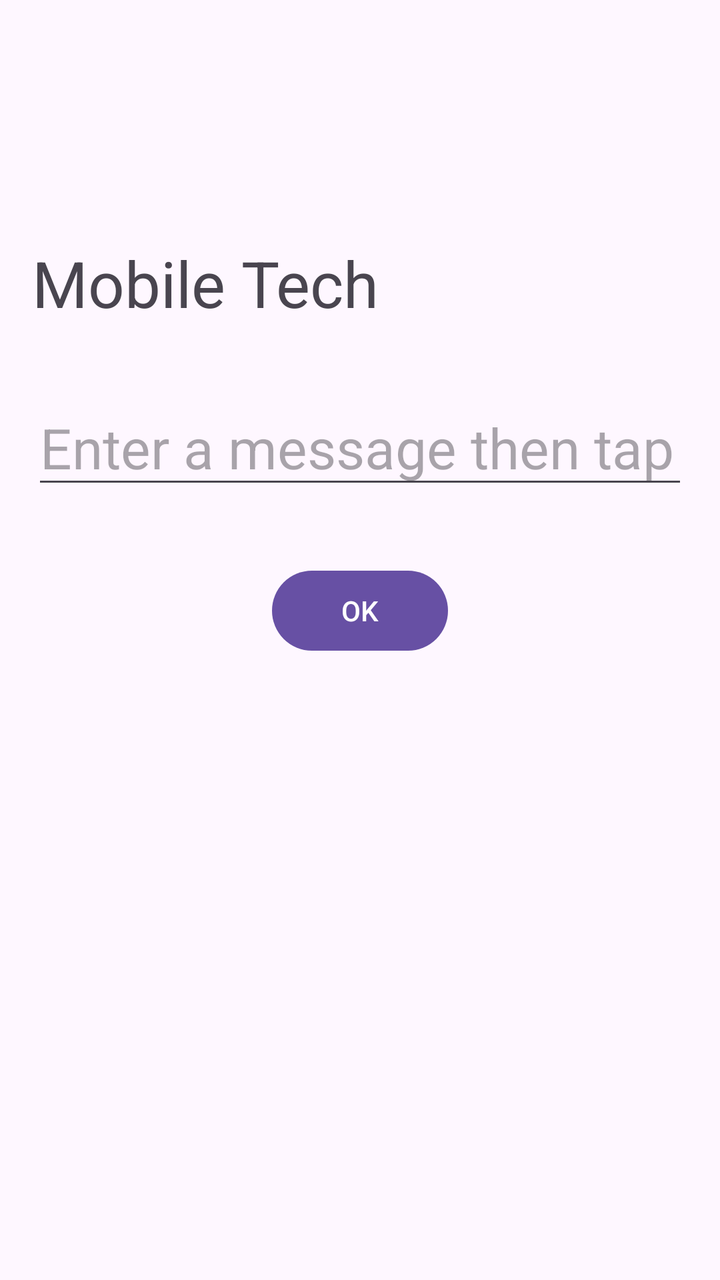
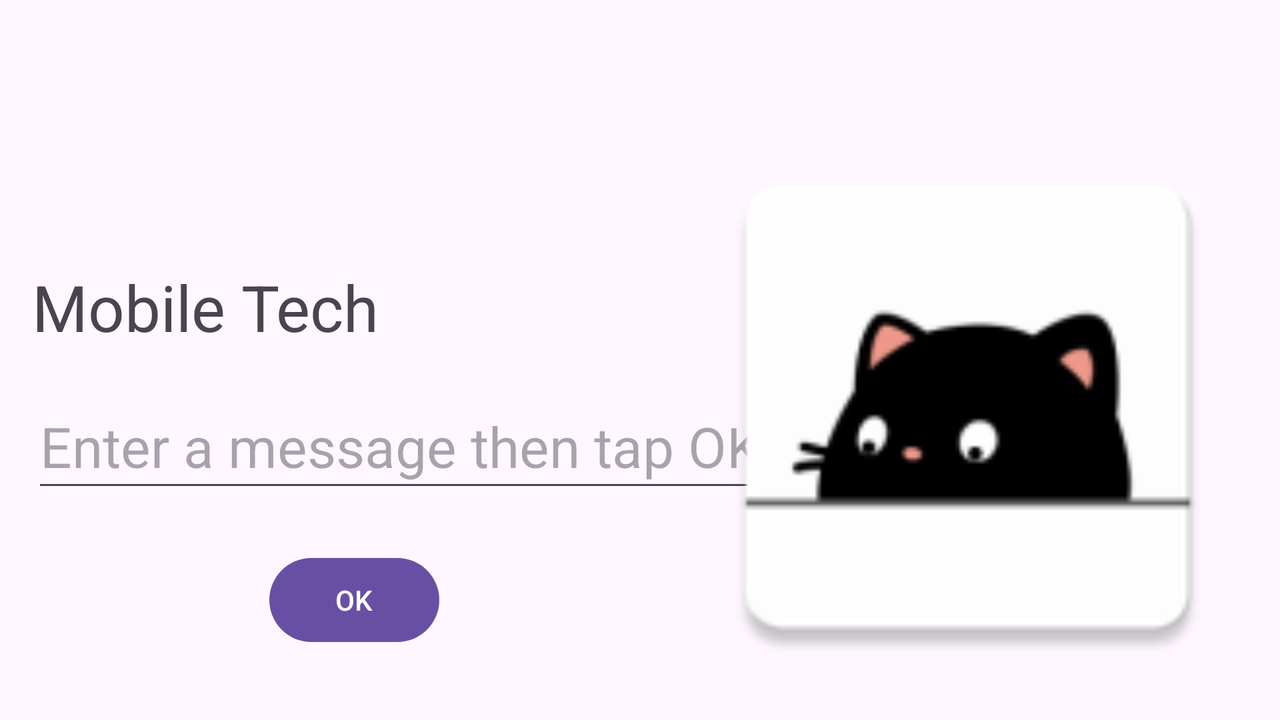

Two renders of one Android screen. The first uses the default layout on a phone; the second uses the alternative layout the repository ships for a different screen configuration, on a matching device. The two XML files are below.
<!-- AndroidManifest.xml: application theme Theme.U3272251MobileTech -->
<!-- res/layout/activity_main.xml -->
<?xml version="1.0" encoding="utf-8"?>
<androidx.constraintlayout.widget.ConstraintLayout xmlns:android="http://schemas.android.com/apk/res/android"
    xmlns:app="http://schemas.android.com/apk/res-auto"
    xmlns:tools="http://schemas.android.com/tools"
    android:id="@+id/main"
    android:layout_width="match_parent"
    android:layout_height="match_parent"
    tools:context=".MainActivity">

    <TextView
        android:id="@+id/textViewOutput"
        android:layout_width="0dp"
        android:layout_height="wrap_content"
        android:layout_marginStart="16dp"
        android:layout_marginTop="120dp"
        android:layout_marginEnd="16dp"
        android:text="Mobile Tech"
        android:textSize="32sp"
        app:layout_constraintEnd_toEndOf="parent"
        app:layout_constraintStart_toStartOf="parent"
        app:layout_constraintTop_toTopOf="parent" />

    <EditText
        android:id="@+id/editTextInput"
        android:layout_width="0dp"
        android:layout_height="wrap_content"
        android:layout_marginStart="16dp"
        android:layout_marginTop="32dp"
        android:layout_marginEnd="16dp"
        android:ems="10"
        android:hint="Enter a message then tap OK"
        android:inputType="text"
        android:textSize="28sp"
        app:layout_constraintEnd_toEndOf="parent"
        app:layout_constraintStart_toStartOf="parent"
        app:layout_constraintTop_toBottomOf="@+id/textViewOutput" />

    <Button
        android:id="@+id/buttonOK"
        android:layout_width="wrap_content"
        android:layout_height="wrap_content"
        android:layout_marginStart="32dp"
        android:layout_marginTop="32dp"
        android:layout_marginEnd="32dp"
        android:onClick="displayMessage"
        android:text="OK"
        app:layout_constraintEnd_toEndOf="parent"
        app:layout_constraintStart_toStartOf="parent"
        app:layout_constraintTop_toBottomOf="@id/editTextInput" />

</androidx.constraintlayout.widget.ConstraintLayout>
<!-- resources referenced by this layout -->
<resources>
  <style name="Theme.U3272251MobileTech" parent="Base.Theme.U3272251MobileTech" />
  <style name="Base.Theme.U3272251MobileTech" parent="Theme.Material3.DayNight.NoActionBar">
          
          
      </style>
</resources>
<!-- res/layout-land/activity_main.xml (the repository's variant of the layout above) -->
<!-- drawn on the phone turned sideways -->
<?xml version="1.0" encoding="utf-8"?>
<androidx.constraintlayout.widget.ConstraintLayout xmlns:android="http://schemas.android.com/apk/res/android"
    xmlns:app="http://schemas.android.com/apk/res-auto"
    xmlns:tools="http://schemas.android.com/tools"
    android:id="@+id/main"
    android:layout_width="match_parent"
    android:layout_height="match_parent"
    tools:context=".MainActivity">

    <TextView
        android:id="@+id/textViewOutput"
        android:layout_width="400dp"
        android:layout_height="48dp"
        android:layout_marginStart="16dp"
        android:layout_marginTop="132dp"
        android:layout_marginEnd="16dp"
        android:text="Mobile Tech"
        android:textSize="32sp"
        app:layout_constraintEnd_toEndOf="parent"
        app:layout_constraintHorizontal_bias="0.0"
        app:layout_constraintStart_toStartOf="parent"
        app:layout_constraintTop_toTopOf="parent" />

    <EditText
        android:id="@+id/editTextInput"
        android:layout_width="400dp"
        android:layout_height="59dp"
        android:layout_marginStart="16dp"
        android:layout_marginTop="12dp"
        android:layout_marginEnd="16dp"
        android:ems="10"
        android:hint="Enter a message then tap OK"
        android:inputType="text"
        android:textSize="28sp"
        app:layout_constraintEnd_toEndOf="parent"
        app:layout_constraintHorizontal_bias="0.0"
        app:layout_constraintStart_toStartOf="parent"
        app:layout_constraintTop_toBottomOf="@+id/textViewOutput" />

    <Button
        android:id="@+id/buttonOK"
        android:layout_width="85dp"
        android:layout_height="50dp"
        android:layout_marginStart="32dp"
        android:layout_marginTop="24dp"
        android:layout_marginEnd="32dp"
        android:onClick="displayMessage"
        android:text="OK"
        app:layout_constraintEnd_toEndOf="parent"
        app:layout_constraintHorizontal_bias="0.209"
        app:layout_constraintStart_toStartOf="parent"
        app:layout_constraintTop_toBottomOf="@id/editTextInput" />

    <ImageView
        android:id="@+id/imageView2"
        android:layout_width="280dp"
        android:layout_height="0dp"
        android:layout_marginTop="16dp"
        android:layout_marginEnd="16dp"
        android:layout_marginBottom="16dp"
        android:scaleType="fitEnd"
        app:layout_constraintBottom_toBottomOf="parent"
        app:layout_constraintEnd_toEndOf="parent"
        app:layout_constraintTop_toTopOf="parent"
        app:srcCompat="@mipmap/ic_launcher" />

</androidx.constraintlayout.widget.ConstraintLayout>
<!-- resources referenced by the variant -->
<!-- as the phone turned sideways resolves them -->
<resources>
  <!-- mipmap ic_launcher: webp bitmap (mipmap-hdpi, 1088 bytes) -->
  <style name="Theme.U3272251MobileTech" parent="Base.Theme.U3272251MobileTech" />
  <style name="Base.Theme.U3272251MobileTech" parent="Theme.Material3.DayNight.NoActionBar">
          
          
      </style>
</resources>
